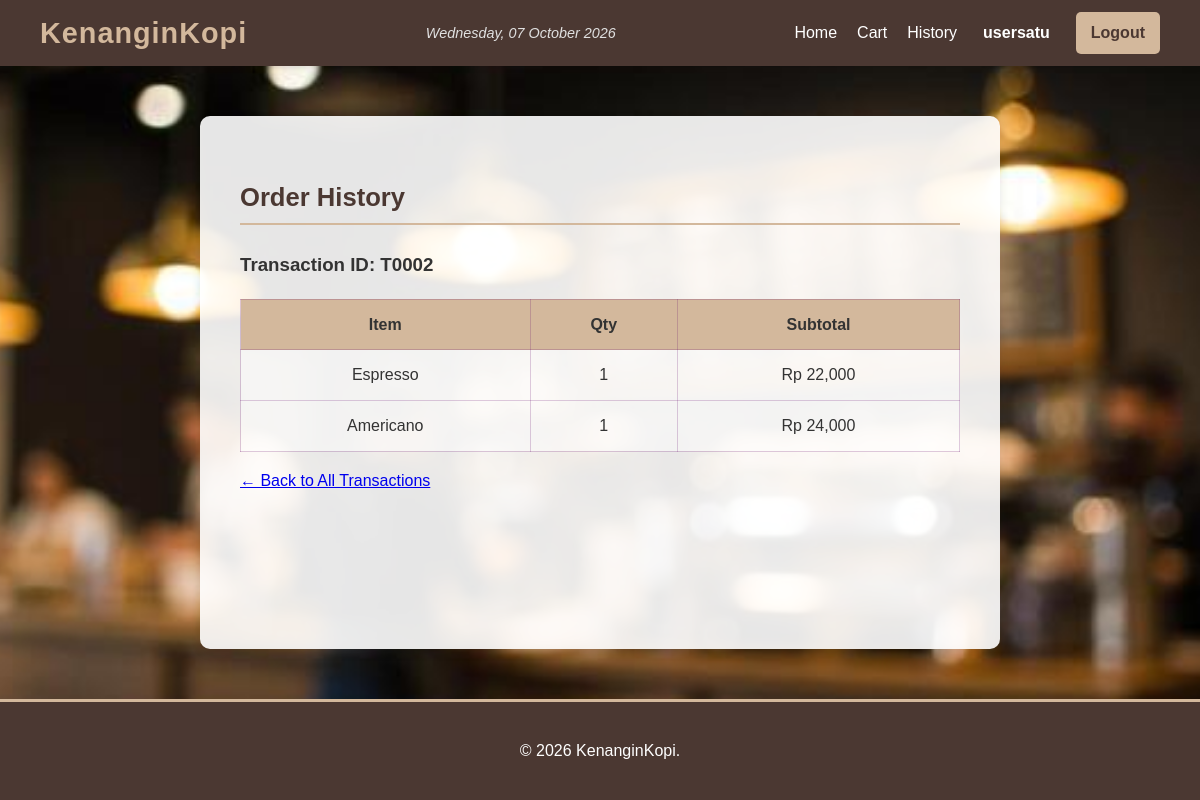
Page /history.php?TransactionID=T0002 (signed in) on the committed database.
### tables this page shows
CREATE TABLE `users` (
  `UserID` char(5) NOT NULL,
  `FullName` varchar(50) NOT NULL,
  `UserName` varchar(50) NOT NULL,
  `UserEmail` varchar(50) NOT NULL,
  `UserPassword` varchar(100) NOT NULL,
  `UserRole` char(6) NOT NULL
);

CREATE TABLE `transactiondetails` (
  `TransactionID` char(5) NOT NULL,
  `CoffeeID` char(5) NOT NULL,
  `Qty` int(2) NOT NULL,
  `Subtotal` decimal(8,2) NOT NULL
);

CREATE TABLE `coffee` (
  `CoffeeID` char(5) NOT NULL,
  `CoffeeName` varchar(50) NOT NULL,
  `CoffeeDesc` varchar(100) DEFAULT NULL
);

### config/auth.php (called while the page is built, shortened)
<?php
function currentUser() {
  global $mysqli;
  $uid = $_SESSION['user']['UserID'] ?? null;
  $stmt = $mysqli->prepare("SELECT UserID, FullName, UserName, UserEmail, UserRole FROM users WHERE UserID = ?");
  $stmt->bind_param('s', $uid);
  $stmt->execute();
  return $stmt->get_result()->fetch_assoc();
}
function isAdmin() {
  return (currentUser()['UserRole'] ?? '') === 'Admin';
}

### public/history.php (the view, shortened to what this page needs)
<?php
require_once '../partials/header.php';
require_once '../config/db.php';
$transactionID = $_GET['TransactionID'] ?? '';
$details = [];
if (!empty($transactionID)) {
    $stmt = $mysqli->prepare("
        SELECT td.Qty, td.Subtotal, c.CoffeeName
        FROM TransactionDetails td
        JOIN Coffee c ON td.CoffeeID = c.CoffeeID
        WHERE td.TransactionID = ?
    ");
    $stmt->bind_param('s', $transactionID);
    if (!$stmt->execute()) {
        flash('error', 'Failed to load details: ' . $mysqli->error);
    } else {
        $details = $stmt->get_result()->fetch_all(MYSQLI_ASSOC);
    }
}
?>
<!DOCTYPE html>
<html lang="en">
<head>
  <link rel="stylesheet" href="../css/style.css">
</head>
<body class="theme-coffee">
<header>
  <?php include '../partials/navbar.php'; ?>
</header>
<main class="container">
    <div class="card">
        <h2 class="section-title">Order History</h2>
        <?php if (!empty($transactionID)): ?>
            <h3>Transaction ID: <?php echo htmlspecialchars($transactionID); ?></h3>
            <?php if (!empty($details)): ?>
                <table>
                    <thead>
                        <tr>
                            <th>Item</th>
                            <th>Qty</th>
                            <th>Subtotal</th>
                        </tr>
                    </thead>
                    <tbody>
                        <?php foreach ($details as $d): ?>
                        <tr>
                            <td><?php echo htmlspecialchars($d['CoffeeName']); ?></td>
                            <td><?php echo htmlspecialchars($d['Qty']); ?></td>
                            <td>Rp <?php echo number_format($d['Subtotal']); ?></td>
                        </tr>
                        <?php endforeach; ?>
                    </tbody>
                </table>
                <p><a href="history.php">← Back to All Transactions</a></p>
            <?php else: ?>
                <p>No details found for this transaction ID, or failed to retrieve data.</p>
            <?php endif; ?>
        <?php endif; ?>
    </div>
</main>
<footer>
  <?php include '../partials/footer.php'; ?>
</footer>
</body>
</html>

### partials/navbar.php (shortened to what this page needs)
<?php
$user = currentUser();
$date = date("l, d F Y");
$is_admin = $user && isAdmin();
?>
<header class="navbar-container">
    <div class="navbar-left">
        <a href="index.php" class="brand-logo">KenanginKopi</a>
    </div>
    <div class="navbar-center">
        <span class="current-date"><?php echo $date; ?></span>
    </div>
    <nav class="navbar-right">
        <?php if (!$user): ?>
            <ul class="nav-links">
                <li><a href="index.php">Home</a></li>
                <li><a href="register.php">Register</a></li>
            </ul>
            <a href="login.php" class="btn btn-login">Login</a>
        <?php else: ?>
            <ul class="nav-links">
                <li><a href="index.php">Home</a></li>
                <li><a href="cart.php">Cart</a></li>
                <li><a href="history.php">History</a></li>
            </ul>
            <a href="profile.php" class="user-link">
              <?php echo htmlspecialchars($user['UserName']); ?>
            </a>
            <a href="logout.php" class="btn btn-logout">Logout</a>
        <?php endif; ?>
    </nav>
</header>

### css/style.css (style rules this page uses)
html, body { height: 100%; margin: 0; padding: 0; }
main { flex: 1; }
.navbar-container { display: flex; justify-content: space-between; align-items: center; padding: 10px 40px; background-color: #4B3832; color: #FFF; box-shadow: 0 2px 5px rgba(0, 0, 0, 0.1); }
.brand-logo { font-size: 1.8em; font-weight: bold; color: #D3B89C; text-decoration: none; letter-spacing: 1px; }
.current-date { font-size: 0.9em; font-style: italic; color: #e0e0e0; }
.navbar-right { display: flex; align-items: center; gap: 15px; }
.nav-links { list-style: none; padding: 0; margin: 0; display: flex; gap: 20px; }
.nav-links a { color: #FFF; text-decoration: none; font-size: 1em; padding: 5px 0; transition: color 0.3s; }
.btn { padding: 8px 15px; border-radius: 5px; text-decoration: none; font-weight: bold; cursor: pointer; border: none; transition: background-color 0.3s; }
.btn-login, .btn-logout { background-color: #D3B89C; color: #4B3832; }
.user-link { color: #FFF; text-decoration: none; font-weight: bold; padding: 5px 10px; border: 1px solid transparent; border-radius: 3px; transition: border-color 0.3s; }
body { font-family: 'Arial', sans-serif; margin: 0; padding: 0; background: url(../kopi.jpg) center/cover fixed ; color: #333; line-height: 1.6; display: flex; flex-direction: column; }
.container { width: 60%; margin: 50px auto; padding: 40px; background-color: rgba(255, 255, 255, 0.9); border-radius: 10px; box-shadow: 0 4px 10px rgba(0, 0, 0, 0.1); }
.section-title { font-size: 1.6em; color: #4B3832; border-bottom: 2px solid #D3B89C; padding-bottom: 5px; margin-bottom: 25px; }
table { width: 100%; margin-top: 10px; border-collapse: collapse; border: 1px solid rgba(97, 0, 106, 0.2); }
thead th { background:#D3B89C; padding: 12px; border: 1px solid rgba(97, 0, 106, 0.2); }
tbody td { background: rgba(255, 255, 255, 0.5); padding: 12px; border: 1px solid rgba(97, 0, 106, 0.2); text-align: center; }

### rows in the picture
users: UserName "usersatu"
transactiondetails: CoffeeID.CoffeeName "Espresso", Qty "1", Subtotal "22,000"
transactiondetails: CoffeeID.CoffeeName "Americano", Qty "1", Subtotal "24,000"

### other values in the picture
$transactionID "T0002"
